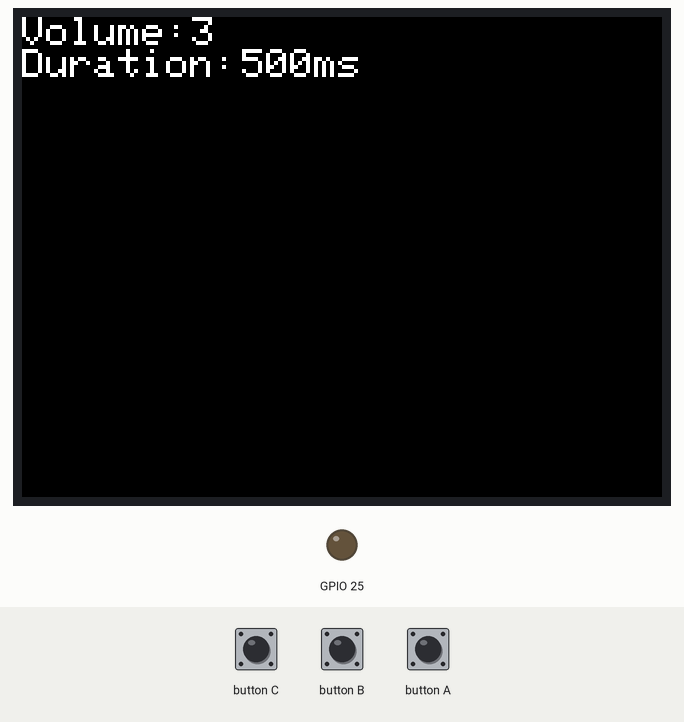
This program was run on a simulated ESP32. On the bench: 320×240 colour display, output pins drawn as LEDs (lit = HIGH). The test bench sets the inputs (shaded band).

Above: at 1.3 s.
1.4 s: button B pressed for 0.15 s
At 2.1 s:
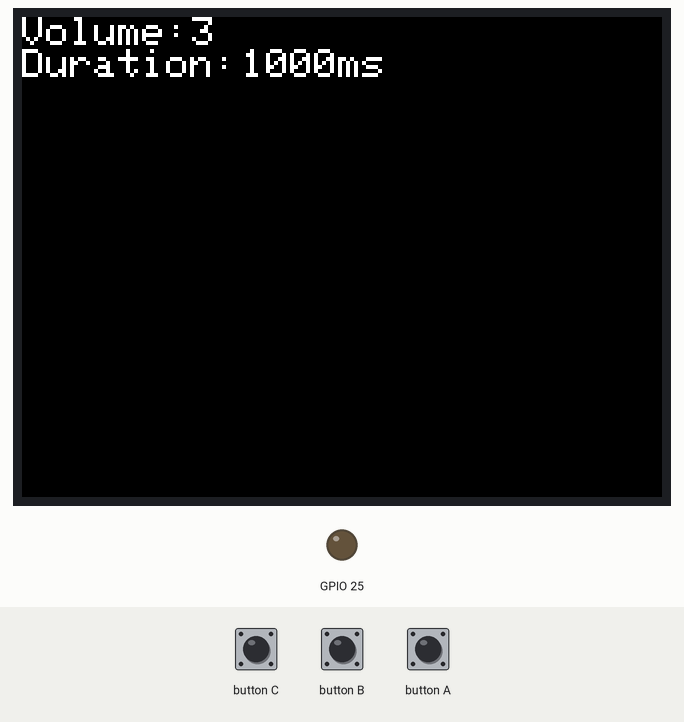
3.0 s: button A pressed for 0.15 s
4.6 s: button B pressed for 1 s
At 5.7 s:
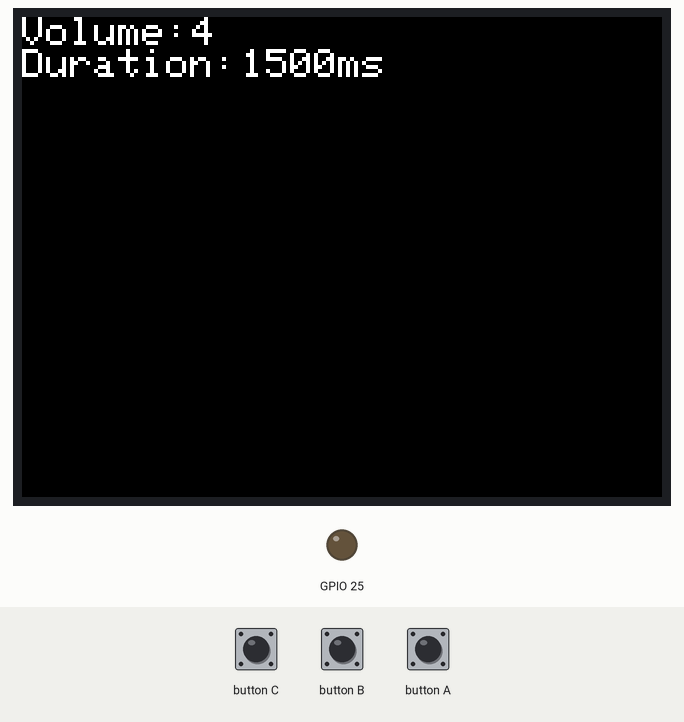
7.1 s: button A pressed for 1 s
At 7.5 s:
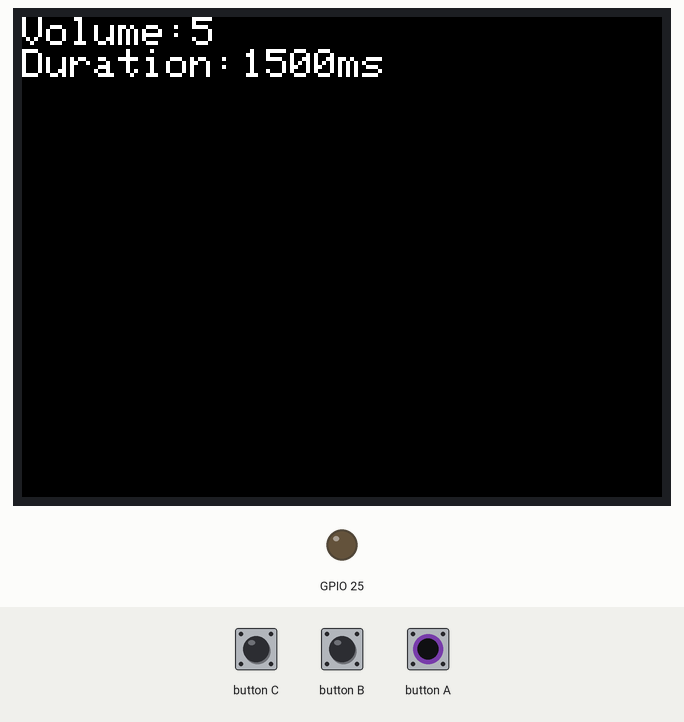
9.6 s: button C pressed for 0.15 s
11.2 s: button C pressed for 1 s
At 13.1 s:
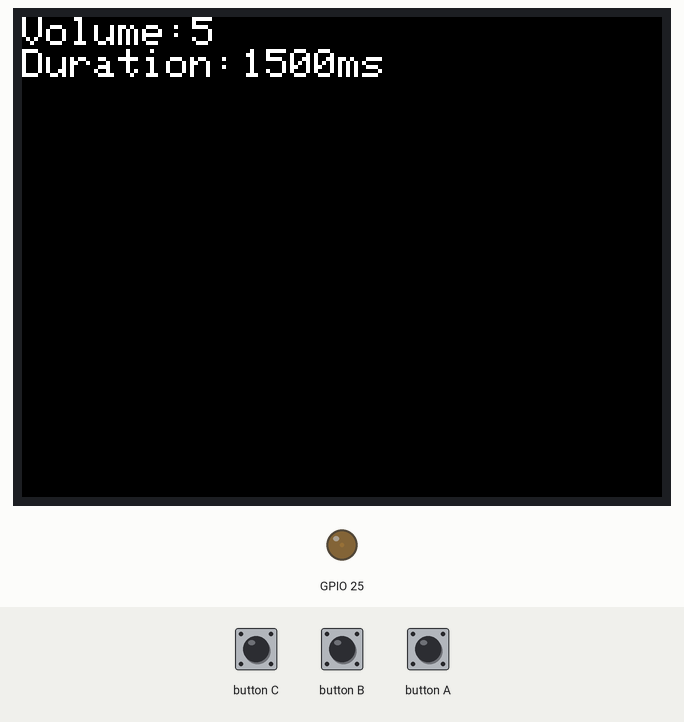
Timing chart, 0 to 14.6 s (numbered marks = the images above; inputs shaded):
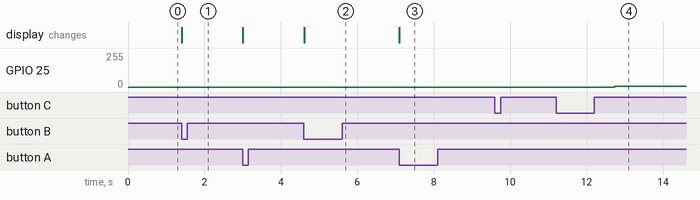

The program:

main.cpp
```cpp
#include <M5Stack.h>

#define BLACK 0

#define VOLUME_MAX 10
#define DURATION_MAX 3000

const uint16_t Melody[8] = {262, 294, 330, 349, 392, 440, 494, 523};
uint16_t Volume = 3;
uint16_t Duration = 500; //ms
uint8_t MelodyCnt = 0;

void beep(int hz, int ms){
  int start = millis();
  double freq = 1000.0 / hz;
  boolean sw = false;

  while(true){
    if(sw){
      dacWrite(25, Volume);
    }else{
      dacWrite(25, 0);
    }
    if(millis() - start > ms) break;
    sw = !sw;
    delayMicroseconds(freq * 1000);
  }
}

void updateVolumeDisplay(){
  M5.Lcd.fillRect(85, 0, 100, 16, 0);
  M5.Lcd.setCursor(85, 0);
  M5.Lcd.println(String(Volume));
}

void updateDurationDisplay(){
  M5.Lcd.fillRect(110, 16, 100, 16, 0);
  M5.Lcd.setCursor(110, 16);
  M5.Lcd.println(String(Duration) + "ms");
}

void setup(){
  M5.begin();
  M5.Lcd.setCursor(0, 0);
  M5.Lcd.setTextSize(2);
  M5.Lcd.println("Volume:");
  M5.Lcd.println("Duration:");
  updateVolumeDisplay();
  updateDurationDisplay();
}

void loop(){
  if(M5.BtnA.wasPressed()){
    Volume += 1;
    if(Volume > VOLUME_MAX){
      Volume = 0;
    }
    updateVolumeDisplay();
  }

  if(M5.BtnB.wasPressed()){
    Duration += 500;
    if(Duration > DURATION_MAX){
      Duration = 500;
    }
    updateDurationDisplay();
  }

  if(M5.BtnC.wasPressed()){
    beep(Melody[MelodyCnt], Duration);
    MelodyCnt += 1;
    if(MelodyCnt >= 8){
      MelodyCnt = 0;
    }
  }

  M5.update();
}
```

Measured:
- after the input at 1.4 s, the display: changes at once (image 1)
- after the input at 4.6 s, the display: changes at once (image 2)
- after the input at 7.1 s, the display: changes at once (image 3)
- after the input at 11.2 s, GPIO 25: 0/255 → 5/255 after 1.5 s
